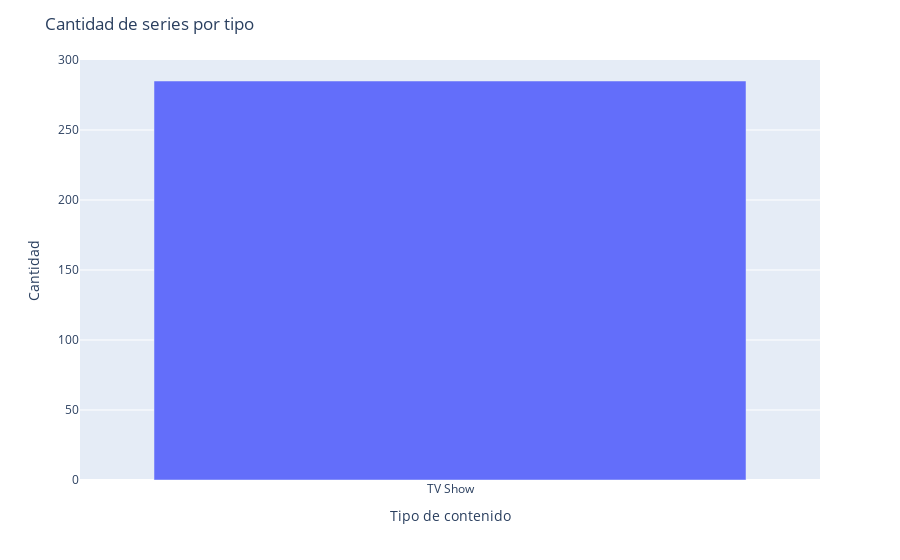

The code cell stored with this chart in its notebook:
### Code cell
infoInicial_seasons = infoInicial[infoInicial['duration'].str.contains('Season')]
count_by_type = infoInicial_seasons['type'].value_counts()

fig = px.bar(count_by_type, x=count_by_type.index, y=count_by_type.values)

fig.update_layout(
    title='Cantidad de series por tipo',
    xaxis_title='Tipo de contenido',
    yaxis_title='Cantidad'
)

fig.show()

### Figure 1 — Plotly figure (JSON) as saved in the notebook; plotly's stock layout.template omitted (floating-point values rounded to 4 significant figures)
{"data": [{"alignmentgroup": "True", "hovertemplate": "index=%{x}<br>y=%{y}<extra></extra>", "legendgroup": "", "marker": {"color": "#636efa", "pattern": {"shape": ""}}, "name": "", "offsetgroup": "", "orientation": "v", "showlegend": false, "textposition": "auto", "type": "bar", "x": ["TV Show"], "xaxis": "x", "y": [285], "yaxis": "y"}], "layout": {"barmode": "relative", "legend": {"tracegroupgap": 0}, "margin": {"t": 60}, "title": {"text": "Cantidad de series por tipo"}, "xaxis": {"anchor": "y", "domain": [0, 1], "title": {"text": "Tipo de contenido"}}, "yaxis": {"anchor": "x", "domain": [0, 1], "title": {"text": "Cantidad"}}}}
